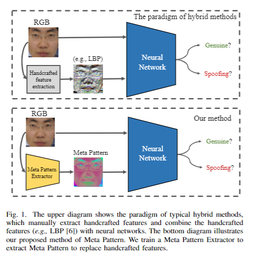
#> input picture img/1.png, 254 x 256 px, shrunk from 493 x 496 before the run
$ python map_extraction.py --input_path ../img/1.png --output_path out
#> lines starting #> are read from the running program, lines starting #| are printed output that depends on the picture
"""
References:
1. ColorLBP computation referenced by:
   - https://github.com/KevinDepedri/Face-Spoofing-Detection-Using-Colour-Texture-Analysis/

2. Albedo, Reflectance, and Depth computation referenced by:
   - https://github.com/allansp84/shape-from-shading-for-face-pad
"""

import argparse
import os
import cv2
import numpy as np
import matplotlib.pyplot as plt


class MapGenerator:
    """
    A class for generating Local Binary Pattern (LBP) maps and performing Shape-from-Shading (SFS) computations.

    Attributes:
        image (np.ndarray): Grayscale version of the input image used for SFS computations.
        original_image (np.ndarray): Original RGB/BGR version of the input image.
        input_fname (str): Path to the input image file.
        output_fname (str): Name of the output file.
        depth_map (np.ndarray): Computed depth map from SFS.
        albedo_map (np.ndarray): Computed albedo map from SFS.
        reflectance_map (np.ndarray): Computed reflectance map from SFS.
        normals (np.ndarray): Normal vectors computed during SFS.
        color_lbp_map (np.ndarray): ColorLBP map derived from RGB channels.
        NB_ITERATIONS (int): Number of iterations for the SFS algorithm.
        Wn (float): Regularization parameter for the SFS algorithm.
        light_direction (str): Method to estimate light direction (default: 'constant').
    """
    def __init__(self, image=None, input_fname='', output_fname='', light_direction='constant'):
        self.image = image
        self.original_image = None  # 원본 RGB/BGR 이미지를 저장
        self.input_fname = input_fname
        self.output_fname = output_fname
        self.depth_map = None
        self.albedo_map = None
        self.reflectance_map = None
        self.normals = None
        self.albedo_free_image = None
        self.albedo_free_depth = None
        self.NB_ITERATIONS = 5
        self.Wn = 0.001
        self.light_direction = light_direction
        self.color_lbp_map = None

    def load_image(self):
        """
        Initialize the MapGenerator class with input and output filenames, and light direction estimation.

        Args:
            image (np.ndarray, optional): Grayscale image for SFS computations. Defaults to None.
            input_fname (str): Path to the input image file.
            output_fname (str): Name of the output file.
            light_direction (str): Method for light direction estimation. Defaults to 'constant'.
        """
        self.original_image = cv2.imread(self.input_fname)
#> self.original_image is the input picture: shape (256, 254, 3); mean B, G, R 225, 221.2, 217.1
        if self.original_image is None:
            raise ValueError(f"Failed to load image from {self.input_fname}")

        self.image = cv2.cvtColor(self.original_image, cv2.COLOR_BGR2GRAY).astype(np.float32)

        print("[INFO] Image successfully loaded.")
        # print(f"Original image shape (RGB/BGR): {self.original_image.shape}")
        # print(f"Grayscale image shape: {self.image.shape}")


    @staticmethod
    def normalization(data, min_value=0., max_value=255.):
        """
        Normalize data to a specified range [min_value, max_value].

        Formula:
            normalized = ((data - data_min) / (data_max - data_min)) * (max_value - min_value) + min_value

        Args:
            data (np.ndarray): Input data to normalize.
            min_value (float): Minimum value of the normalized range.
            max_value (float): Maximum value of the normalized range.

        Returns:
            np.ndarray: Normalized data.
        """
        data = np.array(data, dtype=np.float32)
        data_min = np.min(data)
        data_max = np.max(data)

        if data_min != data_max:
            data_norm = (data - data_min) / (data_max - data_min)
            data_scaled = data_norm * (max_value - min_value) + min_value
        else:
            data_scaled = data

        return data_scaled

    # @staticmethod
    # def compute_lbp(img, radius=1, neighbors=8):
    #     """
    #     Compute Uniform Local Binary Pattern (LBP) for a single channel.

    #     The LBP is calculated by comparing the center pixel value with its neighbors in a circular pattern.
    #     The method also checks for uniformity by counting transitions in the binary pattern.

    #     Args:
    #         img (np.ndarray): Input grayscale image.
    #         radius (int): Radius of the circular neighborhood.
    #         neighbors (int): Number of neighbors in the circular pattern.

    #     Returns:
    #         np.ndarray: Uniform LBP map of the input image.
    #     """
    #     height, width = img.shape
    #     lbp = np.zeros((height, width), dtype=np.uint8)

    #     # Precompute relative positions of neighbors based on radius and neighbors
    #     angles = [2.0 * np.pi * n / neighbors for n in range(neighbors)]
    #     offsets = [(int(round(radius * np.sin(a))), int(round(radius * np.cos(a)))) for a in angles]

    #     for x in range(radius, height - radius):
    #         for y in range(radius, width - radius):
    #             center = img[x, y]
    #             binary_pattern = []

    #             # Collect binary pattern by comparing neighbors with the center
    #             for dy, dx in offsets:
    #                 neighbor = img[x + dy, y + dx]
    #                 binary_pattern.append(1 if neighbor >= center else 0)

    #             # Count transitions in the binary pattern
    #             transitions = sum(abs(binary_pattern[i] - binary_pattern[i - 1]) for i in range(neighbors))

    #             # Determine if the pattern is uniform
    #             if transitions <= 2:
    #                 # Compute uniform LBP value
    #                 lbp_value = sum(binary_pattern[i] * (1 << i) for i in range(neighbors))
    #             else:
    #                 # Assign a fixed value for non-uniform patterns
    #                 lbp_value = neighbors * (neighbors - 1) + 2

    #             lbp[x, y] = lbp_value

    #     return lbp
    # def compute_color_lbp(self, radius=1, neighbors=8):
    #     """
    #     Compute Uniform ColorLBP by calculating Uniform LBP maps for each RGB channel.

    #     Each channel's LBP map is computed independently using Uniform LBP logic, and the final result
    #     is a merged map of the three channels.

    #     Args:
    #         radius (int): Radius of the circular neighborhood for LBP.
    #         neighbors (int): Number of neighbors in the circular pattern.

    #     Raises:
    #         ValueError: If `self.original_image` is not loaded.
    #     """
    #     if self.original_image is None:
    #         raise ValueError("Original RGB/BGR image not loaded. Ensure `load_image` is called before this method.")

    #     # Split BGR channels
    #     b, g, r = cv2.split(self.original_image)

    #     # Compute Uniform LBP for each channel
    #     lbp_r = self.compute_lbp(r, radius, neighbors)
    #     lbp_g = self.compute_lbp(g, radius, neighbors)
    #     lbp_b = self.compute_lbp(b, radius, neighbors)

    #     # Merge LBP results into a Uniform ColorLBP map
    #     self.color_lbp_map = cv2.merge([lbp_b, lbp_g, lbp_r])

    @staticmethod
    def compute_lbp(img, radius=1, neighbors=8):
        """
        Compute Local Binary Pattern (LBP) for a single channel.

        The LBP of a pixel is computed by comparing the center pixel value with its neighbors
        in a circular pattern. A binary code is generated based on whether each neighbor is greater
        than or equal to the center pixel.

        Formula:
            binary_code[i] = 1 if neighbor[i] >= center else 0
            lbp_value = sum(binary_code[i] * (2 ** i)) for i in range(neighbors)

        Args:
            img (np.ndarray): Input grayscale image.
            radius (int): Radius of the circular neighborhood.
            neighbors (int): Number of neighbors in the circular pattern.

        Returns:
            np.ndarray: LBP map of the input image.
        """
        height, width = img.shape
        lbp = np.zeros((height, width), dtype=np.uint8)

        for x in range(radius, height - radius):
            for y in range(radius, width - radius):
                center = img[x, y]
                binary = []
                for n in range(neighbors):
                    theta = 2.0 * np.pi * n / neighbors
                    dx = int(round(radius * np.cos(theta)))
                    dy = int(round(radius * np.sin(theta)))
                    neighbor = img[x + dx, y + dy]
                    binary.append(1 if neighbor >= center else 0)
                lbp[x, y] = sum([val * (1 << idx) for idx, val in enumerate(binary)])

        return lbp

    def compute_color_lbp(self, radius=1, neighbors=8):
        """
        Compute ColorLBP by calculating LBP maps for each RGB channel.

        Each channel's LBP map is computed independently, and the final result
        is a merged map of the three channels.

        Args:
            radius (int): Radius of the circular neighborhood for LBP.
            neighbors (int): Number of neighbors in the circular pattern.

        Raises:
            ValueError: If `self.original_image` is not loaded.
        """
#> called with radius = 1, neighbors = 8
        if self.original_image is None:
            raise ValueError("Original RGB/BGR image not loaded. Ensure `load_image` is called before this method.")

        # Split BGR channels
        b, g, r = cv2.split(self.original_image)

        # Compute LBP for each channel
        lbp_r = self.compute_lbp(r, radius, neighbors)
        lbp_g = self.compute_lbp(g, radius, neighbors)
        lbp_b = self.compute_lbp(b, radius, neighbors)

        # Merge LBP results into a ColorLBP map
        self.color_lbp_map = cv2.merge([lbp_b, lbp_g, lbp_r])
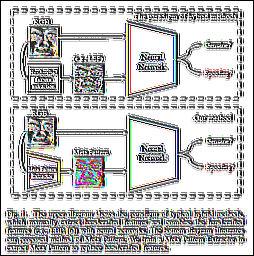
#> self.color_lbp_map: shape (256, 254, 3); mean B, G, R 194.6, 194.5, 195


    def __compute_global_sfs(self):
        """
        Perform global Shape-from-Shading (SFS) computation.

        The algorithm estimates depth, reflectance, and albedo maps iteratively
        based on the image intensity and light direction.

        Formulas:
            Reflectance Map:
                R(p, q) = (1 + p * ps + q * qs) / (sqrt(1 + p^2 + q^2) * sqrt(1 + ps^2 + qs^2))

            Depth Map:
                fz = -1 * ((I / max_pixel) - R)
                dfz = derivative of fz w.r.t depth
                depth_map = zk1 + k * (fz - dfz * zk1)

            Albedo Map:
                A(x, y) = I(x, y) / max(1, |N(x, y) · L|)

        Args:
            None
        """
        self.image = np.array(self.image, dtype=np.float32)
        image_shape = self.image.shape
#> image_shape = (256, 254)

        # Initialization
        self.depth_map = np.zeros(image_shape, dtype=np.float32)
        self.reflectance_map = np.zeros(image_shape, dtype=np.float32)
        self.albedo_map = np.zeros(image_shape, dtype=np.float32)

        zk1 = np.zeros(image_shape, dtype=np.float32)
        sk1 = np.ones(image_shape, dtype=np.float32)

        # Light direction initialization
        if 'constant' in self.light_direction:
            light = [0.1, 0.1, 1.0]
            xl, yl, zl = light
        else:
            raise Exception('Method for light estimation not found!')

        max_pixel = self.image.max()
#> max_pixel = 255
        if max_pixel == 0:
            raise ValueError("Invalid max pixel value in the image!")

        ps = np.ones(image_shape, dtype=np.float32) * (xl / zl)
        qs = np.ones(image_shape, dtype=np.float32) * (yl / zl)

        # Iterative computation
        for _ in range(self.NB_ITERATIONS):
            # Gradient computation
            p, q = np.gradient(zk1)

            # Normals computation
            self.normals = np.dstack([-p, -q, np.ones(p.shape)])
            norm = np.linalg.norm(self.normals, axis=2)
            self.normals[:, :, 0] /= norm
            self.normals[:, :, 1] /= norm
            self.normals[:, :, 2] /= norm

            # Reflectance map computation
            pq = 1.0 + p * p + q * q
            pqs = 1.0 + ps * ps + qs * qs
            self.reflectance_map = (1.0 + p * ps + q * qs) / (np.sqrt(pq) * np.sqrt(pqs))
            self.reflectance_map = np.maximum(0.0, self.reflectance_map)

            # Depth map computation
            fz = -1.0 * ((self.image / max_pixel) - self.reflectance_map)
            dfz = -1.0 * ((ps + qs) / (np.sqrt(pq) * np.sqrt(pqs)) -
                          ((p + q) * (1.0 + p * ps + q * qs) /
                           (np.sqrt(pq * pq * pq) * np.sqrt(pqs))))

            y = fz + (dfz * zk1)
            k = (sk1 * dfz) / (self.Wn + sk1 * dfz * dfz)

            sk = (1.0 - (k * dfz)) * sk1
            self.depth_map = zk1 + k * (y - (dfz * zk1))

            # Update zk1 and sk1
            zk1 = self.depth_map
            sk1 = sk

            # Albedo map computation
            l_dot_n = np.abs(np.dot(self.normals, np.array(light)))
            l_dot_n[l_dot_n == 0.] = 1.  # Prevent division by zero
            self.albedo_map = self.image / l_dot_n
            self.albedo_map[self.albedo_map > 255] = 255.
            self.albedo_map[self.albedo_map < 1.] = 1.
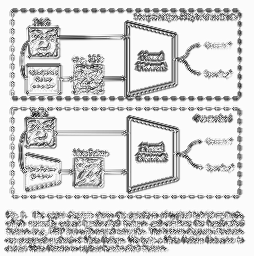
#> l_dot_n: shape (256, 254) float64; min 0.17, max 1.01, mean 0.877; drawn with min black and max white
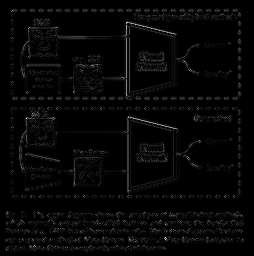
#> pq: shape (256, 254) float32; min 1, max 25.76, mean 1.6; drawn with min black and max white
#> pqs: shape (256, 254) float32; every value is 1.02
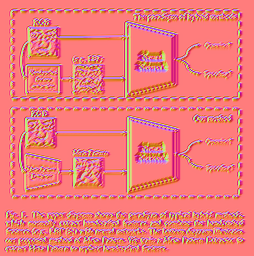
#> self.normals: shape (256, 254, 3) float64; mean of channels 0, 1, 2 -0.0194, -0.0104, 0.88; drawn with min black and max white
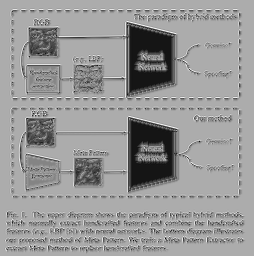
#> zk1: shape (256, 254) float32; min -7.61, max 3.8, mean -0.795; drawn with min black and max white

        # Normalize reflectance map
        self.reflectance_map = self.reflectance_map / np.pi
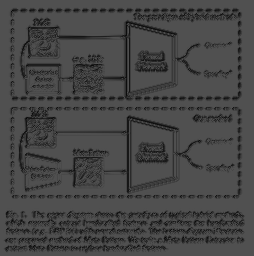
#> self.reflectance_map: shape (256, 254) float32; min 0.0195, max 0.318, mean 0.278


    def compute_sfs(self):
        """
        Compute Shape-from-Shading (SFS) to estimate depth, reflectance, and albedo maps.

        This method prepares the grayscale image, performs global SFS computations,
        and normalizes the results.
        """
        if self.image is None:
            self.load_image()

        self.__compute_global_sfs()

        # Normalize results
        self.depth_map = self.normalization(self.depth_map)
#> in normalization, `data_min = np.min(data)`: data_min = -7.61
#> in normalization, `data_max = np.max(data)`: data_max = 3.8
        self.reflectance_map = self.normalization(self.reflectance_map)
#> call 2 of normalization, with min_value = 0, max_value = 255
#> in normalization (call 2), `data_min = np.min(data)`: data_min = 0.0195
#> in normalization (call 2), `data_max = np.max(data)`: data_max = 0.318
#> in normalization (call 2), `data_norm = (data - data_min) / (data_max - data_min)`:
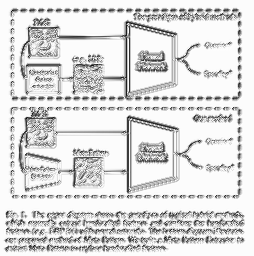
#> data_norm: shape (256, 254) float32; min 0, max 1, mean 0.866

    def save_results(self, output_dir, save_img=True):
        """
        Save results (original, depth, reflectance, albedo, and ColorLBP maps) to the specified directory.

        If `save_img` is True, results are saved as PNG images. Otherwise, they are saved as .npy files.

        Args:
            output_dir (str): Path to the output directory.
            save_img (bool): Whether to save results as images (default: True).
        """
#> called with output_dir = 'out', save_img = False
        os.makedirs(output_dir, exist_ok=True)
        base_name = os.path.splitext(os.path.basename(self.output_fname))[0] if self.output_fname else 'output'

        save_list = [
            ('original', self.original_image),  # Save original RGB/BGR image
            ('depth', self.depth_map),
            ('reflectance', self.reflectance_map),
            ('albedo', self.albedo_map),
            ('color_lbp', self.color_lbp_map)
        ]

        for name, data in save_list:
            if data is None:
                continue

            output_path = os.path.join(output_dir, f"{base_name}_{name}.png" if save_img else f"{base_name}_{name}.npy")

            if save_img:
                if name == 'original':
                    # Save original image as is
                    cv2.imwrite(output_path, data)
                elif name in ['depth', 'reflectance', 'albedo']:
                    # Normalize and apply color mapping
                    norm_data = np.round(self.normalization(data)).astype(np.uint8)
                    color_mapped = cv2.applyColorMap(norm_data, cv2.COLORMAP_JET)

                    # Blend with the original image
                    blended = cv2.addWeighted(self.original_image, 0.7, color_mapped, 0.2, 0.1)

                    # Save the blended image
                    cv2.imwrite(output_path, blended)
                else:
                    # Save as grayscale or raw RGB data
                    if len(data.shape) == 3 and data.shape[2] == 3:  # RGB/BGR image
                        cv2.imwrite(output_path, data)
                    else:  # Grayscale
                        norm_data = np.round(self.normalization(data)).astype(np.uint8)
                        cv2.imwrite(output_path, norm_data)
            else:
                # Save as .npy file for raw data
                np.save(output_path, data)
#> this loop made 5 passes
#> name on passes 1 to 5: 'original', 'depth', 'reflectance', 'albedo', 'color_lbp'

def main(args):
    # Initialize the Tsai object
    map_gen = MapGenerator(input_fname=args.input_path, output_fname="output_image")

    # Ensure the image is loaded before any processing
    print("[INFO] Loading image...")
    map_gen.load_image()

    # Perform the requested operations
    print("[INFO] Computing ColorLBP...")
    map_gen.compute_color_lbp()
    print("[INFO] Computing Shape-from-Shading...")
    map_gen.compute_sfs()

    # Save results
    print("[INFO] Saving results...")
    map_gen.save_results(args.output_path, save_img=args.save_img)
    print("[INFO] Process completed successfully.")


if __name__ == "__main__":
    parser = argparse.ArgumentParser(description="Unified ColorLBP and TSai module.")
    parser.add_argument("--input_path", type=str, required=True, help="Path to the input image.")
    parser.add_argument("--output_path", type=str, required=True, help="Path to the output directory.")
    parser.add_argument("--save_img", action="store_true", help="Save output as images. Otherwise, saves as .npy files.")
    args = parser.parse_args()

    main(args)

# python map_extractor.py --input_path crop_0000.jpg --output_path ./output --save_img
